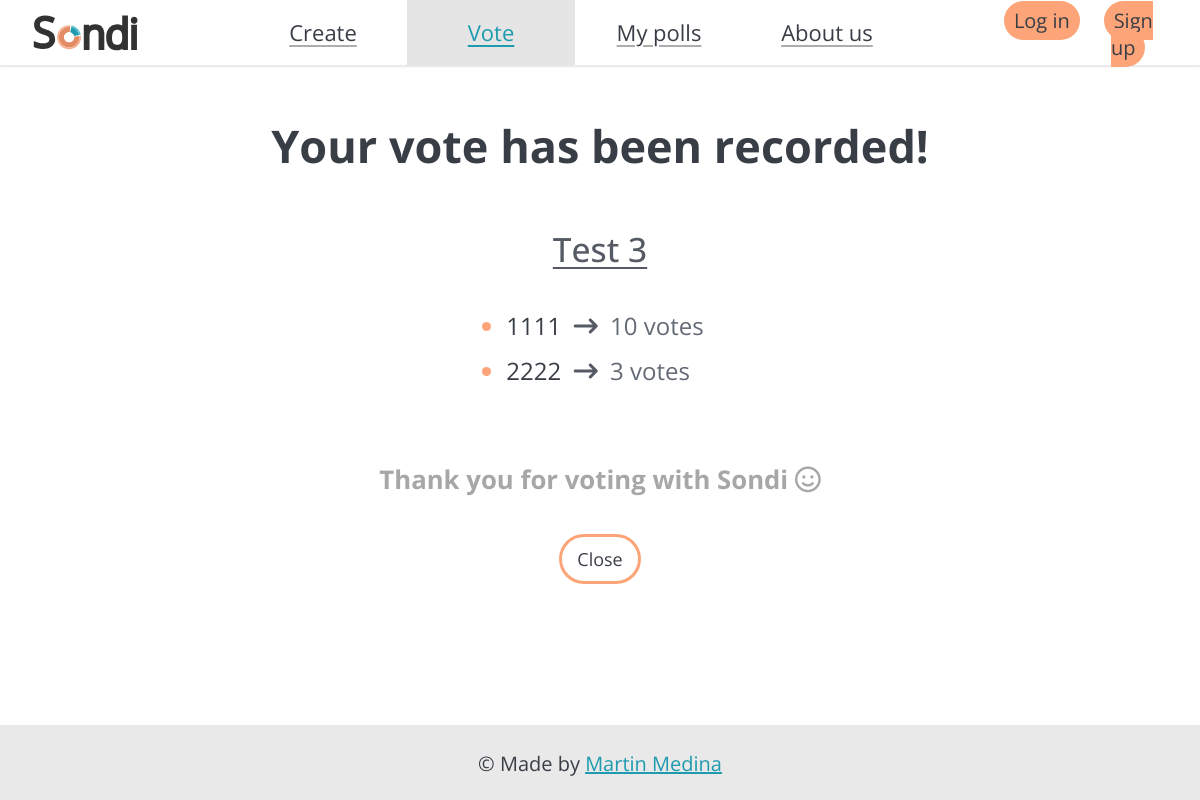
Before: /polls/results/26/ with the older database file.
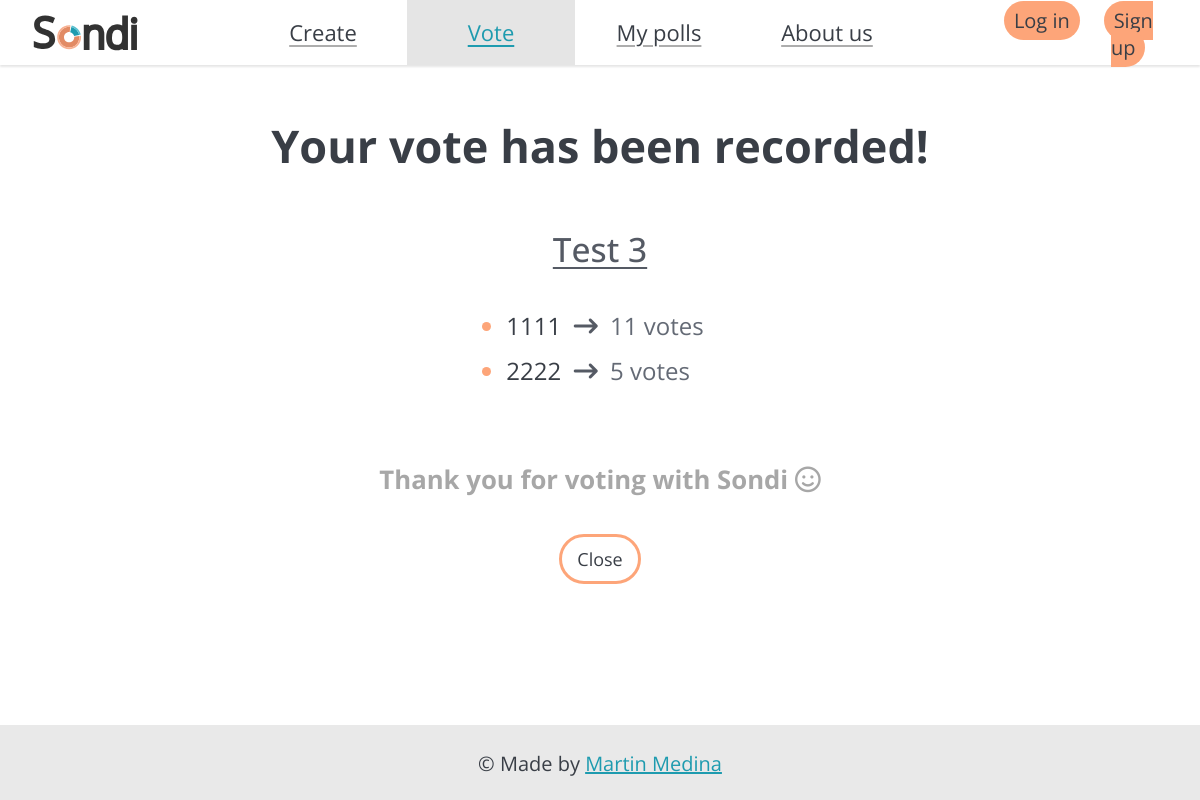
After: the same page with the newer database file.
### polls/models.py (models this page shows, shortened)
class Choice(models.Model):
    question = models.ForeignKey(Question, on_delete=models.CASCADE)
    choice_text = models.CharField(max_length=200, blank=False)
    votes = models.IntegerField(default=0)

### polls/views.py (the view)
# urls.py: path("results/<int:pk>/", views.ResultsView.as_view(), name="results"),
class ResultsView(generic.DetailView):
    model = Question
    template_name = "polls/results.html"

### polls/templates/polls/results.html (shortened to what this page needs)
{% extends "base.html" %}
{% block css %}
{% load static %}
{% static 'polls/style.css' %}
{% endblock %}
{% block voteSelected %}
class="selected"
{% endblock %}
{% block content %}
<main id="results-main">
    <h1>Your vote has been recorded!</h1>
    <h2>{{ question.question_text }}</h2>
    <div class="choice-list">
        <ul>
            {% for choice in question.choice_set.all %}
                <li>
                    <span id="choice-text">{{ choice.choice_text }}&nbsp;</span>
                    <i class="fa-solid fa-arrow-right-long"></i>
                    <span id="number-votes">&nbsp;{{ choice.votes }} vote{{ choice.votes|pluralize }}</span>
                </li>
            {% endfor %}
        </ul>
    </div>
    <h3>Thank you for voting with Sondi <i class="fa-regular fa-face-smile"></i></h3>
    <a href="{% url 'home:index' %}" class="button">Close</a>
</main>
{% endblock %}

Changed rows visible on the page:
changed Choice (number 1 of 2 on the later page): votes "10" → "11"
changed Choice (number 2 of 2 on the later page): votes "3" → "5"
